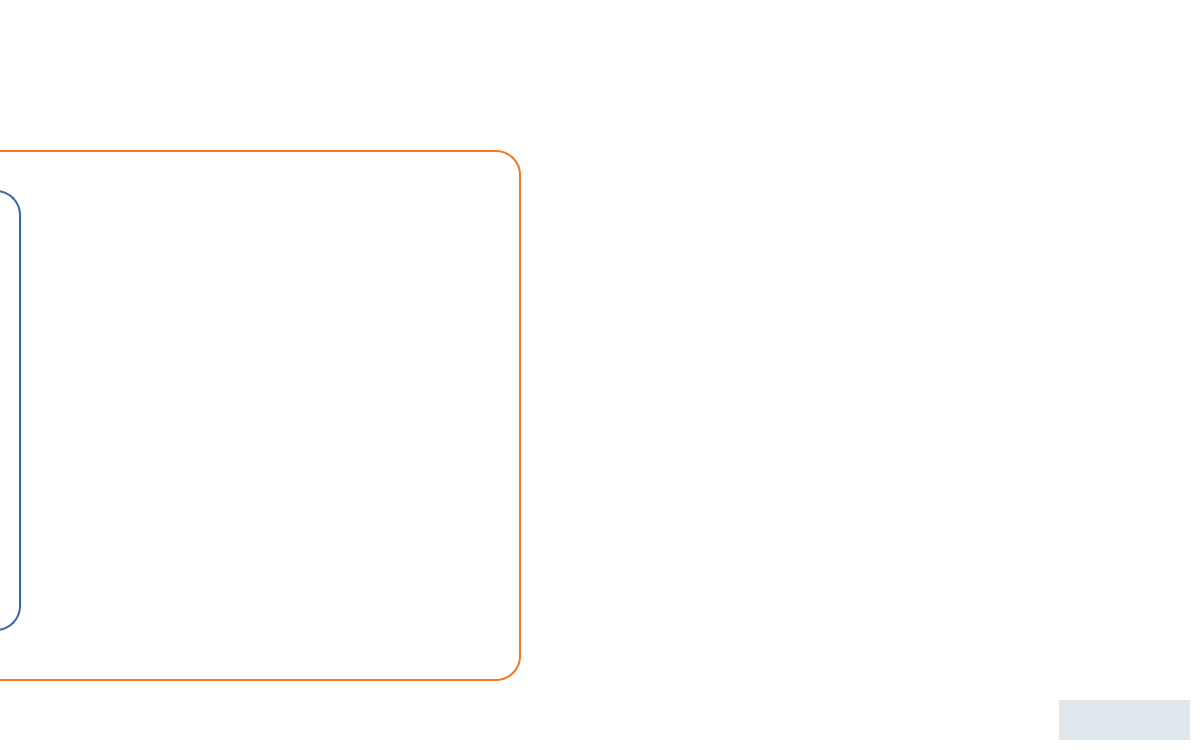
<?xml version="1.0" encoding="UTF-8"?>
<ui version="4.0">
 <class>Homescreen</class>
 <widget class="QDialog" name="Homescreen">
  <property name="geometry">
   <rect>
    <x>0</x>
    <y>0</y>
    <width>1200</width>
    <height>750</height>
   </rect>
  </property>
  <property name="windowTitle">
   <string>Co-vix</string>
  </property>
  <property name="styleSheet">
   <string notr="true">background-color: white;</string>
  </property>
  <widget class="QFrame" name="frame">
   <property name="geometry">
    <rect>
     <x>10</x>
     <y>10</y>
     <width>231</width>
     <height>91</height>
    </rect>
   </property>
   <property name="styleSheet">
    <string notr="true">background-image: url(&quot;:/Co-vix Images/Co-vix logo header.png&quot;);
 background-repeat: no-repeat;
border-style: none;</string>
   </property>
   <property name="frameShape">
    <enum>QFrame::StyledPanel</enum>
   </property>
   <property name="frameShadow">
    <enum>QFrame::Raised</enum>
   </property>
  </widget>
  <widget class="QPushButton" name="addButton">
   <property name="geometry">
    <rect>
     <x>80</x>
     <y>191</y>
     <width>164</width>
     <height>204</height>
    </rect>
   </property>
   <property name="styleSheet">
    <string notr="true">background-color: white;
background-image: url(&quot;:/Co-vix Images/New  Entry.png&quot;);
border: 0px solid #555555;
 background-repeat: no-repeat;</string>
   </property>
   <property name="text">
    <string/>
   </property>
  </widget>
  <widget class="QPushButton" name="updateButton">
   <property name="geometry">
    <rect>
     <x>290</x>
     <y>191</y>
     <width>164</width>
     <height>204</height>
    </rect>
   </property>
   <property name="styleSheet">
    <string notr="true">background-color: white;
background-image: url(&quot;:/Co-vix Images/Update Vaccine Status.png&quot;);
border: 0px solid #555555;
 background-repeat: no-repeat;</string>
   </property>
   <property name="text">
    <string/>
   </property>
  </widget>
  <widget class="QPushButton" name="checkButton">
   <property name="geometry">
    <rect>
     <x>80</x>
     <y>431</y>
     <width>164</width>
     <height>204</height>
    </rect>
   </property>
   <property name="styleSheet">
    <string notr="true">background-color: white;
background-image: url(&quot;:/Co-vix Images/search  patient.png&quot;);
border: 0px solid #555555;
 background-repeat: no-repeat;</string>
   </property>
   <property name="text">
    <string/>
   </property>
  </widget>
  <widget class="QPushButton" name="viewButton">
   <property name="geometry">
    <rect>
     <x>290</x>
     <y>431</y>
     <width>164</width>
     <height>204</height>
    </rect>
   </property>
   <property name="styleSheet">
    <string notr="true">background-color: white;
background-image: url(&quot;:/Co-vix Images/Patient  observation data.png&quot;);
border: 0px solid #555555;
 background-repeat: no-repeat;</string>
   </property>
   <property name="text">
    <string/>
   </property>
  </widget>
  <widget class="QFrame" name="frame_2">
   <property name="geometry">
    <rect>
     <x>569</x>
     <y>0</y>
     <width>631</width>
     <height>751</height>
    </rect>
   </property>
   <property name="styleSheet">
    <string notr="true">background-image: url(&quot;:/Co-vix Images/HOMEPAGE.png&quot;);
background-repeat: no-repeat;
border-style: none;</string>
   </property>
   <property name="frameShape">
    <enum>QFrame::StyledPanel</enum>
   </property>
   <property name="frameShadow">
    <enum>QFrame::Raised</enum>
   </property>
   <widget class="QPushButton" name="exitBTN">
    <property name="geometry">
     <rect>
      <x>490</x>
      <y>700</y>
      <width>131</width>
      <height>40</height>
     </rect>
    </property>
    <property name="styleSheet">
     <string notr="true">background-image: url(&quot;:/Co-vix Images/LOG OUT BTN.png&quot;);
background-repeat: no-repeat;
 background-color: #E0E8ED;
</string>
    </property>
    <property name="text">
     <string/>
    </property>
   </widget>
  </widget>
  <widget class="QFrame" name="frame_3">
   <property name="geometry">
    <rect>
     <x>-70</x>
     <y>150</y>
     <width>591</width>
     <height>531</height>
    </rect>
   </property>
   <property name="styleSheet">
    <string notr="true">  border: 2px solid #F47723;
  border-radius: 25px;</string>
   </property>
   <property name="frameShape">
    <enum>QFrame::StyledPanel</enum>
   </property>
   <property name="frameShadow">
    <enum>QFrame::Raised</enum>
   </property>
   <widget class="QFrame" name="frame_4">
    <property name="geometry">
     <rect>
      <x>20</x>
      <y>40</y>
      <width>71</width>
      <height>441</height>
     </rect>
    </property>
    <property name="styleSheet">
     <string notr="true">border: 2px solid #3867A9;
border-radius: 25px;</string>
    </property>
    <property name="frameShape">
     <enum>QFrame::StyledPanel</enum>
    </property>
    <property name="frameShadow">
     <enum>QFrame::Raised</enum>
    </property>
   </widget>
  </widget>
  <zorder>frame_3</zorder>
  <zorder>frame</zorder>
  <zorder>addButton</zorder>
  <zorder>updateButton</zorder>
  <zorder>checkButton</zorder>
  <zorder>viewButton</zorder>
  <zorder>frame_2</zorder>
 </widget>
 <resources/>
 <connections/>
</ui>
